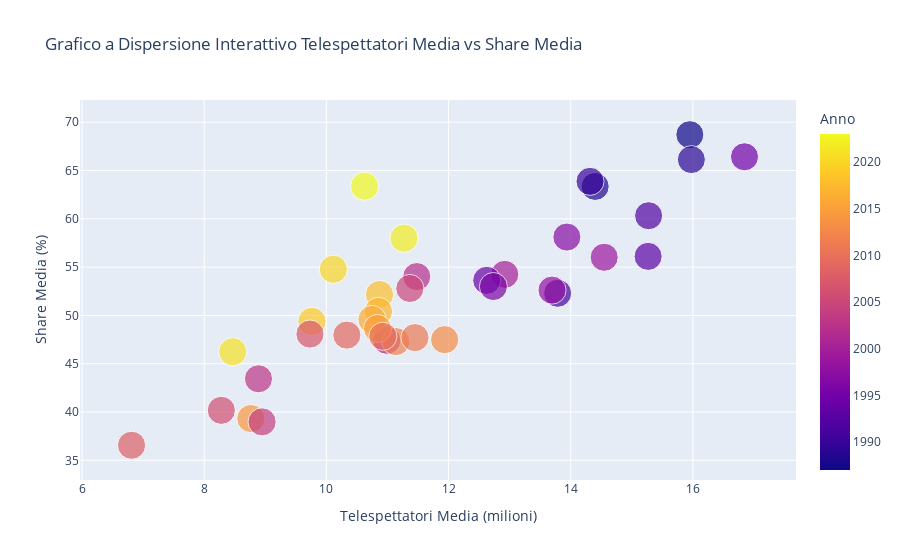

Notebook cell for this chart:
### Markdown cell above
Analisi dati su Festival di Sanremo

### Code cell
import pandas as pd
import plotly.express as px


data = {
    'Edizione': ['38ª', '37ª', '39ª', '45ª', '73ª', '47ª', '42ª', '50ª', '44ª', '49ª', '52ª', '55ª', '72ª', '41ª', '48ª', '43ª', '40ª', '46ª', '70ª', '68ª', '51ª', '67ª', '62ª', '69ª', '66ª', '65ª', '63ª', '59ª', '71ª', '61ª', '64ª', '57ª', '60ª', '56ª', '53ª', '54ª', '58ª'],
    'Anno': [1988, 1987, 1989, 1995, 2023, 1997, 1992, 2000, 1994, 1999, 2002, 2005, 2022, 1991, 1998, 1993, 1990, 1996, 2020, 2018, 2001, 2017, 2012, 2019, 2016, 2015, 2013, 2009, 2021, 2011, 2014, 2007, 2010, 2006, 2003, 2004, 2008],
    'Telespettatori_Media': [14.400, 15.950, 15.975, 16.845, 10.625, 13.937, 15.275, 12.920, 12.625, 14.548, 11.479, 11.366, 11.270, 13.786, 13.694, 15.267, 14.316, 12.734, 10.114, 10.869, 10.989, 10.853, 11.136, 9.763, 10.746, 10.837, 11.936, 10.335, 8.466, 11.450, 8.763, 9.731, 10.924, 8.280, 8.888, 8.947, 6.810],
    'Share_Media': [63.35, 68.71, 66.13, 66.42, 63.38, 58.11, 60.32, 54.25, 53.63, 56.02, 54.02, 52.79, 58.00, 52.29, 52.62, 56.11, 63.88, 52.99, 54.78, 52.16, 47.42, 50.42, 47.29, 49.38, 49.58, 48.64, 47.49, 47.96, 46.24, 47.70, 39.32, 48.07, 47.84, 40.17, 43.44, 38.98, 36.56]
}

df = pd.DataFrame(data)


fig = px.scatter(df, x='Telespettatori_Media', y='Share_Media', color='Anno', size='Anno',
                 labels={'Telespettatori_Media': 'Telespettatori Media (milioni)',
                         'Share_Media': 'Share Media (%)'},
                 title='Grafico a Dispersione Interattivo Telespettatori Media vs Share Media',
                 hover_data=['Edizione'])

fig.show()

### Figure 1 — Plotly figure (JSON) as saved in the notebook; plotly's stock layout.template omitted (floating-point values rounded to 4 significant figures)
{"data": [{"customdata": [["38ª"], ["37ª"], ["39ª"], ["45ª"], ["73ª"], ["47ª"], ["42ª"], ["50ª"], ["44ª"], ["49ª"], ["52ª"], ["55ª"], ["72ª"], ["41ª"], ["48ª"], ["43ª"], ["40ª"], ["46ª"], ["70ª"], ["68ª"], ["51ª"], ["67ª"], ["62ª"], ["69ª"], ["66ª"], ["65ª"], ["63ª"], ["59ª"], ["71ª"], ["61ª"], ["64ª"], ["57ª"], ["60ª"], ["56ª"], ["53ª"], ["54ª"], ["58ª"]], "hovertemplate": "Telespettatori Media (milioni)=%{x}<br>Share Media (%)=%{y}<br>Anno=%{marker.color}<br>Edizione=%{customdata[0]}<extra></extra>", "legendgroup": "", "marker": {"color": [1988, 1987, 1989, 1995, 2023, 1997, 1992, 2000, 1994, 1999, 2002, 2005, 2022, 1991, 1998, 1993, 1990, 1996, 2020, 2018, 2001, 2017, 2012, 2019, 2016, 2015, 2013, 2009, 2021, 2011, 2014, 2007, 2010, 2006, 2003, 2004, 2008], "coloraxis": "coloraxis", "size": [1988, 1987, 1989, 1995, 2023, 1997, 1992, 2000, 1994, 1999, 2002, 2005, 2022, 1991, 1998, 1993, 1990, 1996, 2020, 2018, 2001, 2017, 2012, 2019, 2016, 2015, 2013, 2009, 2021, 2011, 2014, 2007, 2010, 2006, 2003, 2004, 2008], "sizemode": "area", "sizeref": 5.058, "symbol": "circle"}, "mode": "markers", "name": "", "orientation": "v", "showlegend": false, "type": "scatter", "x": [14.4, 15.95, 15.97, 16.84, 10.62, 13.94, 15.28, 12.92, 12.62, 14.55, 11.48, 11.37, 11.27, 13.79, 13.69, 15.27, 14.32, 12.73, 10.11, 10.87, 10.99, 10.85, 11.14, 9.763, 10.75, 10.84, 11.94, 10.34, 8.466, 11.45, 8.763, 9.731, 10.92, 8.28, 8.888, 8.947, 6.81], "xaxis": "x", "y": [63.35, 68.71, 66.13, 66.42, 63.38, 58.11, 60.32, 54.25, 53.63, 56.02, 54.02, 52.79, 58, 52.29, 52.62, 56.11, 63.88, 52.99, 54.78, 52.16, 47.42, 50.42, 47.29, 49.38, 49.58, 48.64, 47.49, 47.96, 46.24, 47.7, 39.32, 48.07, 47.84, 40.17, 43.44, 38.98, 36.56], "yaxis": "y"}], "layout": {"coloraxis": {"colorbar": {"title": {"text": "Anno"}}, "colorscale": [[0, "#0d0887"], [0.1111, "#46039f"], [0.2222, "#7201a8"], [0.3333, "#9c179e"], [0.4444, "#bd3786"], [0.5556, "#d8576b"], [0.6667, "#ed7953"], [0.7778, "#fb9f3a"], [0.8889, "#fdca26"], [1, "#f0f921"]]}, "legend": {"itemsizing": "constant", "tracegroupgap": 0}, "title": {"text": "Grafico a Dispersione Interattivo Telespettatori Media vs Share Media"}, "xaxis": {"anchor": "y", "domain": [0, 1], "title": {"text": "Telespettatori Media (milioni)"}}, "yaxis": {"anchor": "x", "domain": [0, 1], "title": {"text": "Share Media (%)"}}}}
